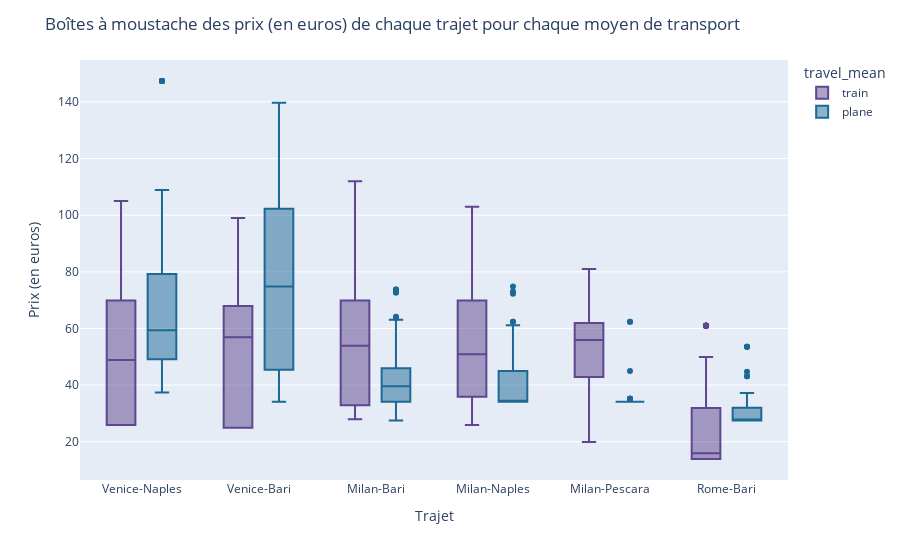

The notebook cell saved with this chart:
### Markdown cell above
### Comparaison du prix

### Code cell
fig = px.box(df, x='travel', y='price', color='travel_mean',color_discrete_sequence=px.colors.qualitative.Prism)
fig.update_layout(title_text='Boîtes à moustache des prix (en euros) de chaque trajet pour chaque moyen de transport',
                  xaxis_title='Trajet', yaxis_title='Prix (en euros)')

fig.show()

### Figure 1 — Plotly figure (JSON) as saved in the notebook; plotly's stock layout.template omitted (floating-point values rounded to 4 significant figures; data arrays with more than 128 entries replaced by an {"elided": "..."} marker saying what was removed)
{"data": [{"alignmentgroup": "True", "hovertemplate": "travel_mean=train<br>travel=%{x}<br>price=%{y}<extra></extra>", "legendgroup": "train", "marker": {"color": "rgb(95, 70, 144)"}, "name": "train", "notched": false, "offsetgroup": "train", "orientation": "v", "showlegend": true, "type": "box", "x": {"elided": "1579 str values"}, "x0": " ", "xaxis": "x", "y": {"elided": "1579 float values"}, "y0": " ", "yaxis": "y"}, {"alignmentgroup": "True", "hovertemplate": "travel_mean=plane<br>travel=%{x}<br>price=%{y}<extra></extra>", "legendgroup": "plane", "marker": {"color": "rgb(29, 105, 150)"}, "name": "plane", "notched": false, "offsetgroup": "plane", "orientation": "v", "showlegend": true, "type": "box", "x": {"elided": "500 str values"}, "x0": " ", "xaxis": "x", "y": {"elided": "500 float values"}, "y0": " ", "yaxis": "y"}], "layout": {"boxmode": "group", "legend": {"title": {"text": "travel_mean"}, "tracegroupgap": 0}, "margin": {"t": 60}, "title": {"text": "Boîtes à moustache des prix (en euros) de chaque trajet pour chaque moyen de transport"}, "xaxis": {"anchor": "y", "domain": [0, 1], "title": {"text": "Trajet"}}, "yaxis": {"anchor": "x", "domain": [0, 1], "title": {"text": "Prix (en euros)"}}}}
